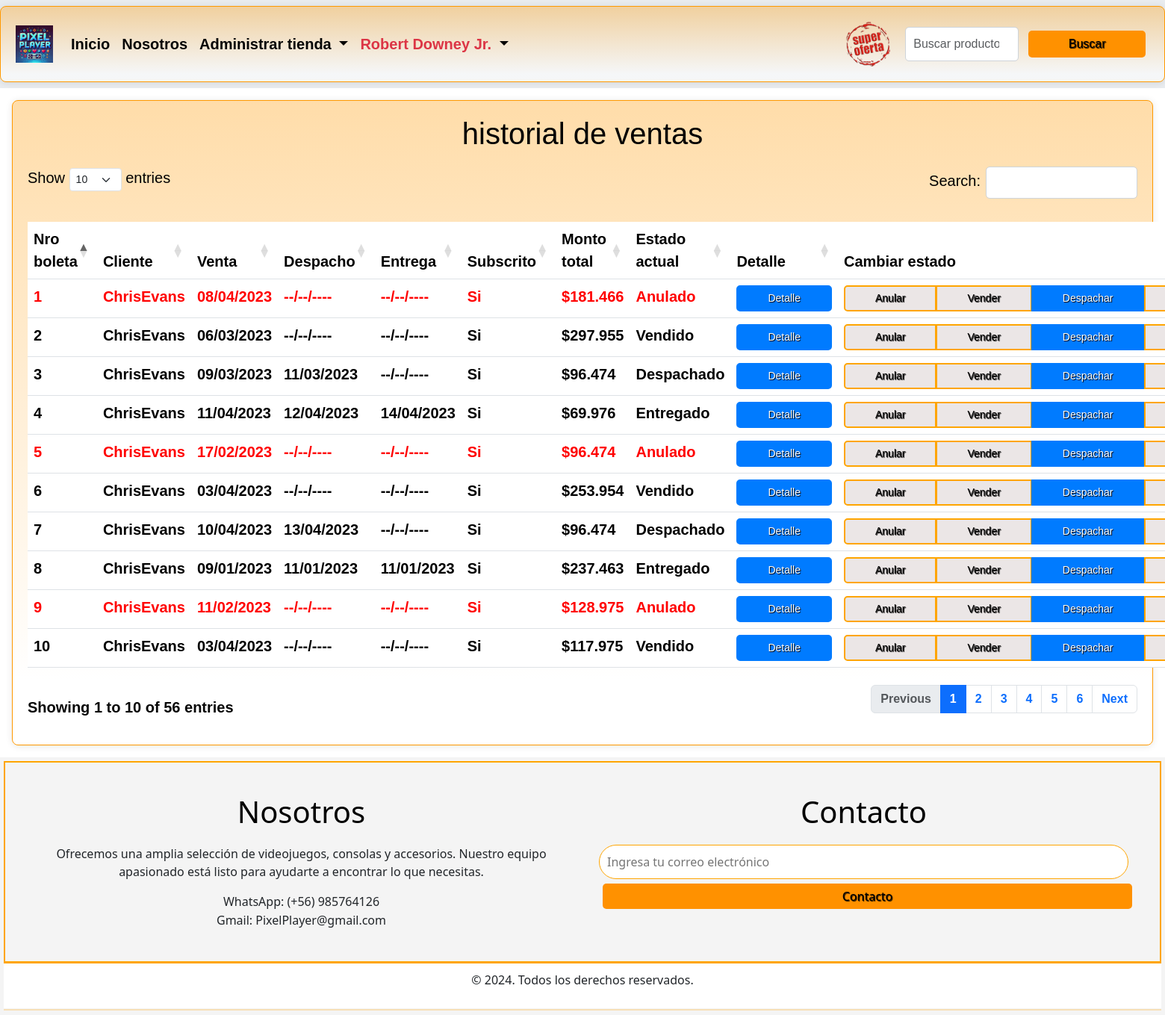
Screenshot of /ventas (signed in) with the database file from the repository.
### core/models.py (models this page shows, shortened)
class Boleta(models.Model):
    ESTADO_CHOICES = [
        ('Anulado', 'Anulado'),
        ('Vendido', 'Vendido'),
        ('Despachado', 'Despachado'),
        ('Entregado', 'Entregado'),
    ]
    nro_boleta = models.IntegerField(primary_key=True, blank=False, null=False, verbose_name='Nro boleta')
    cliente = models.ForeignKey(Perfil, on_delete=models.DO_NOTHING)
    monto_sin_iva = models.IntegerField(blank=False, null=False, verbose_name='Monto sin IVA')
    iva = models.IntegerField(blank=False, null=False, verbose_name='IVA')
    total_a_pagar = models.IntegerField(blank=False, null=False, verbose_name='Total a pagar')
    fecha_venta = models.DateField(blank=False, null=False, verbose_name='Fecha de venta')
    fecha_despacho = models.DateField(blank=True, null=True, verbose_name='Fecha de despacho')
    fecha_entrega = models.DateField(blank=True, null=True, verbose_name='Fecha de entrega')
    estado = models.CharField(choices=ESTADO_CHOICES, max_length=50, blank=False, null=False, verbose_name='Estado')
    class Meta:
        db_table = 'Boleta'
        verbose_name = "Boleta"
        verbose_name_plural = "Boletas"

### core/views.py (the view)
# urls.py: path('ventas', ventas, name='ventas'),
@user_passes_test(es_personal_autenticado_y_activo)
def ventas(request):
    boletas = Boleta.objects.all()
    historial = []
    for boleta in boletas:
        boleta_historial = {
            'nro_boleta': boleta.nro_boleta,
            'nom_cliente': f'{boleta.cliente.usuario.first_name}{boleta.cliente.usuario.last_name}',
            'fecha_venta': boleta.fecha_venta,
            'fecha_despacho': boleta.fecha_despacho,
            'fecha_entrega': boleta.fecha_entrega,
            'subscrito': 'Si' if boleta.cliente.subscrito else 'No',
            'total_a_pagar': boleta.total_a_pagar,
            'estado': boleta.estado,
        }
        historial.append(boleta_historial)
    context = {
        'historial': historial
    }
    return render(request, 'core/ventas.html', context)

### core/context_processors.py (called while the page is built, shortened)
def obtener_datos_usuario(request):
    first_name = ''
    last_name = ''
    if request.user.is_authenticated:
        usuario = User.objects.get(pk=request.user.pk)
        first_name = usuario.first_name
        last_name = usuario.last_name
    return first_name, last_name

def obtener_datos_carrito(request):
    cantidad_productos = 0
    mostrar_carrito = False
    if request.user.is_authenticated:
        usuario = User.objects.get(pk=request.user.pk)
        if request.user.perfil.tipo_usuario == 'Cliente':
            cantidad_productos = Carrito.objects.filter(cliente=request.user.perfil).count()
            mostrar_carrito = cantidad_productos > 0
    return mostrar_carrito, cantidad_productos

def get_and_clean_session_variable(request, name):
    value = ''
    if name in request.session:
        value = request.session.get(name)
        request.session[name] = ''
    return value

def obtener_mensajes(request):
    html_messages = ''
    tipo_mensajes = []
    lista_mensajes = list(messages.get_messages(request))
    html_form_errors = get_and_clean_session_variable(request, 'backend_html_form_errors')
    titulo = html_form_errors != '' or len(lista_mensajes) > 1
    mensajes = SafeString(html_messages + html_form_errors)
    tipo_mensaje = ''
    if html_form_errors != '' or 'error' in tipo_mensajes:
        tipo_mensaje = 'error'
    elif 'success' in tipo_mensajes:
        tipo_mensaje = 'success'
    elif 'info' in tipo_mensajes:
        tipo_mensaje = 'info'
    return mensajes, tipo_mensaje

def global_render(request):
    first_name, last_name = obtener_datos_usuario(request)
    mostrar_carrito, cantidad_productos = obtener_datos_carrito(request)
    mensajes, tipo_mensaje = obtener_mensajes(request)
    return {
        'mostrar_carrito': mostrar_carrito,
        'cantidad_productos': cantidad_productos,
        'first_name': first_name,
        'last_name': last_name,
        'backend_messages': mensajes,
        'backend_message_type': tipo_mensaje,
    }

### core/templatetags/custom_filters.py (called while the page is built)
@register.filter
def formatear_dinero(value):
    value = round(value)
    value = f'${value:,}'
    value = value.replace(',', '.')
    return value

@register.filter
def formatear_fecha(value):
    if value == None:
        value = '--/--/----'
    else:
        value = value.strftime("%d/%m/%Y")
    return f'{value}'

### core/views.py (called while the page is built)
def es_personal_autenticado_y_activo(user):
    return (user.is_staff or user.is_superuser) and user.is_authenticated and user.is_active

### core/templates/core/ventas.html
{% extends 'core/base.html' %}
{% load static %}
{% load custom_filters %}
{% block content %}
<div class="container-fluid">
    <h1>historial de ventas</h1>
    <table id="tabla-principal" class="table table-hover">
        <thead>
            <tr>
                <th> Nro boleta </th>
                <th> Cliente </th>
                <th> Venta </th>
                <th> Despacho </th>
                <th> Entrega </th>
                <th> Subscrito </th>
                <th> Monto total </th>
                <th> Estado actual </th>
                <th> Detalle </th>
                <th> Cambiar estado </th>
            </tr>
        </thead>
        <tbody>
            {% for boleta in historial %}
                {% if boleta.estado == 'Anulado' %}
                    <tr class="letra-boleta-anulada">
                {% else %}
                    <tr>
                {% endif %}
                    <td>{{ boleta.nro_boleta }}</td>
                    <td>{{ boleta.nom_cliente }} </td>
                    <td>{{ boleta.fecha_venta|formatear_fecha }}</td>
                    <td>{{ boleta.fecha_despacho|formatear_fecha }}</td>
                    <td>{{ boleta.fecha_entrega|formatear_fecha }}</td>
                    <td>{{ boleta.subscrito }}</td>
                    <td>{{ boleta.total_a_pagar|formatear_dinero }}</td>
                    <td>{{ boleta.estado }}</td>
                    <td>
                        <a href="{% url 'boleta' boleta.nro_boleta %}" class="btn btn-sm btn-primary">Detalle</a>
                    </td>
                    <td>
                        <span>
                            <div class="btn-group">
                                <a href="{% url 'cambiar_estado_boleta' boleta.nro_boleta 'Anulado' %}" class="btn btn-sm btn-danger">Anular</a>
                                <a href="{% url 'cambiar_estado_boleta' boleta.nro_boleta 'Vendido' %}" class="btn btn-sm btn-success">Vender</a>
                                <a href="{% url 'cambiar_estado_boleta' boleta.nro_boleta 'Despachado' %}" class="btn btn-sm btn-primary">Despachar</a>
                                <a href="{% url 'cambiar_estado_boleta' boleta.nro_boleta 'Entregado' %}" class="btn btn-sm btn-secondary">Entregar</a>
                            </div>
                        </span>
                    </td>
                </tr>
            {% endfor %}
        </tbody>
    </table>
</div>
{% endblock content %}

### core/templates/core/base.html (shortened to what this page needs)
{% load static %}
<!DOCTYPE html>
<html lang="es">
<head>
    <link type="text/css" rel="stylesheet" href="https://cdn.jsdelivr.net/npm/bootstrap@5.3.0/dist/css/bootstrap.min.css" />
    <link type="text/css" rel="stylesheet" href="https://cdn.datatables.net/1.13.4/css/dataTables.bootstrap5.min.css" />
    <link type="text/css" rel="stylesheet" href="https://cdnjs.cloudflare.com/ajax/libs/animate.css/4.1.1/animate.min.css" />
    <link type="text/css" rel="stylesheet" href="{% static 'core/css/base.css' %}">
    <link type="text/css" rel="stylesheet" href="{% static 'core/css/style.css' %}">
    <link type="text/css" rel="stylesheet" href="{% static 'core/css/page-layout.css' %}">
    <link href="https://cdn.jsdelivr.net/npm/bootstrap@5.3.3/dist/css/bootstrap.min.css" rel="stylesheet">
    <link rel="stylesheet" href="{% static 'core/css/style.css' %}">
    {% block stylesheet %}
    <link type="text/css" rel="stylesheet" href="{% static 'core/css/registrarme.css' %}">
    {% endblock stylesheet %}
</head>
<body>
  <nav class="navbar navbar-expand-lg bg-body-secondary pagelayout-1">
    <div class="container-fluid">
      <a class="navbar-brand" href="{% url 'inicio' %}">
        <img src="{% static 'core/img/logosup.webp' %}" class="logo-menu-superior" style="height: 50px;;" alt="">
      </a>
      <div class="collapse navbar-collapse" id="navbarSupportedContent">
        <ul class="navbar-nav me-auto mb-2 mb-lg-0">
          <li class="nav-item">
            <a class="nav-link active" aria-current="page" href="{% url 'inicio' %}"> Inicio </a>
          </li>
          <li class="nav-item">
            <a class="nav-link active" aria-current="page" href="{% url 'nosotros' %}"> Nosotros </a>
          </li>
          {% if user.is_authenticated and user.is_staff and user.is_active or user.is_authenticated and user.is_superuser and user.is_active %}
            <li class="nav-item dropdown">
              <a class="nav-link dropdown-toggle" href="#" role="button" data-bs-toggle="dropdown"
                  aria-expanded="false">
                Administrar tienda
              </a>
            </li>
          {% endif %}
          {% if user.is_authenticated %}
            <li class="nav-item dropdown">
              <a class="nav-link dropdown-toggle" href="#" role="button" data-bs-toggle="dropdown"
                  aria-expanded="false" href="{% url 'ingresar' %}">
                {% if user.is_superuser %}
                  <span class="text-danger fw-bold">
                {% elif user.is_staff %}
                  <span class="text-success fw-bold">
                {% else %}
                  <span>
                {% endif %}
                  {{ first_name }} {{ last_name }}
                </span>
              </a>
            </li>
          {% endif %}
        </ul>
        <a href="{% url 'premio' %}">
          <img src="{% static 'core/img/soferta.png' %}" style="height: 60px; margin-right: 20px;" alt="">
        </a>
        <form method="post" action="{% url 'inicio' %}" class="d-flex" role="search">
          <input class="form-control me-2" type="search" placeholder="Buscar productos"
              aria-label="Search" id="buscar" id="buscar" name="buscar">
          <button class="btn btn-outline-success" type="submit"> Buscar </button>
        </form>
      </nav>
  <div class="content m-3 pagelayout-2">
    {% block content %}
    {% endblock content %}
  </div>
  <footer class="container-footer" class="menu-inferior pagelayout-3">
      <div class="footer-content">
        <div class="footer-section about">
          <h1 class="logo-text">Nosotros</h1>
          <p>Ofrecemos una amplia selección de videojuegos, consolas y accesorios.
            Nuestro equipo apasionado está listo para ayudarte a encontrar lo que necesitas.</p>
          <div class="contact">
            <span>WhatsApp: (+56) 985764126</span>
            <span> Gmail: PixelPlayer@gmail.com</span>
          </div>
        </div>
        <div class="footer-section contact-form">
          <h1>Contacto</h1>
          <form action="#">
            <input type="email" name="email" class="text-input contact-input" placeholder="Ingresa tu correo electrónico">
            <button type="submit" class="btn btn-primary">Contacto</button>
          </form>
        </div>
      </div>
      <div class="footer-bottom">
        <p>&copy; 2024. Todos los derechos reservados.</p>
      </div>
    <hr>
  </footer>
</body>
</html>

### core/static/core/css/base.css (style rules this page uses)
.logo-menu-superior { height: 40px; }
.table-hover .letra-boleta-anulada td { color: red !important; font-weight: bold !important; }

### core/static/core/css/style.css (style rules this page uses)
body { height: 120vh; background: linear-gradient(to top, #ffffff8e 10%, rgba(255, 255, 255, 0.397) 100%) no-repeat; text-align: center; margin: 0; padding: 0; }
.container-fluid { border: 1px solid #ff9900; border-radius: 20px; padding: 200x; font-family:'Lucida Sans', 'Lucida Sans Regular', 'Lucida Grande', 'Lucida Sans Unicode', Geneva, Verdana, sans-serif; box-shadow: 0 4px 8px rgba(40, 51, 51, 0.411); font-weight: bold; font-size: 20px; color: #070707; text-shadow: 1px #000; }
.navbar .navbar-nav .nav-link { color: #050505; }
.container-footer { background-color: #f4f4f4; padding: 5px 5px; text-align: center; }
.footer-content { display: flex; justify-content: space-around; align-items: flex-start; padding: 20px; border: 2px solid orange; text-shadow: 1px 1px 1x #000; }
.footer-section { flex: 1; padding: 20px; border: 1px solid rgba(255, 255, 255, 0); margin: 1px; text-shadow: 1px #000; }
.contact span, .contact-form input { display: block; margin-bottom: 1px; }
.contact-form input { padding: 10px; width: 100%; border: 1px solid orange; border-radius: 200px; text-shadow: 1px #000; }
.btn { background:#ebe6e6; color: rgb(0, 0, 0); padding: 5px 40px; border: 2px solid orange; border-radius: 5px; cursor: pointer; text-decoration: none; width: 100%; text-shadow: 1px 1px 1px #000; }
.footer-bottom { background-color: #ffffff; padding: 10px; border-top: 1px solid orange; }
hr { border: 1px solid orange; width: 100%; margin: 1px auto; }

### core/static/core/css/registrarme.css (style rules this page uses)
.container-fluid { background: linear-gradient(to top, #ffffff8e 10%, rgba(255, 153, 1, 0.336) 100%) no-repeat; border-radius: 8px; padding: 20px; box-shadow: 0 1px 10px rgba(0, 0, 0, 0.1); text-align: left; }
h1 { text-align: center; color: #000000; margin-bottom: 20px; }
button { margin: 5px; background-color: #ff9100; color: #000000; border: none; padding: 5px 15px; border-radius: 5px; cursor: pointer; }
button[type="submit"], button[type="reset"], button[id="crear_usuario_prueba"], button[onclick] { background-color: #ff9100; color: #000000; border: none; padding: 5px 15px; border-radius: 5px; cursor: pointer; }
.form-control { border: 1px solid #ced4da; border-radius: 5px; padding: 10px; text-align: left; }
.btn-primary { color: #fff; background-color: #007bff; border-color: #007bff; }

### rows the page displays
Boleta: fecha_venta "08/04/2023", estado "Anulado"
Boleta: fecha_venta "06/03/2023", estado "Vendido"
Boleta: fecha_venta "09/03/2023", fecha_despacho "11/03/2023", estado "Despachado"
Boleta: fecha_venta "11/04/2023", fecha_despacho "12/04/2023", fecha_entrega "14/04/2023", estado "Entregado"
Boleta: fecha_venta "17/02/2023", estado "Anulado"
Boleta: fecha_venta "03/04/2023", estado "Vendido"
Boleta: fecha_venta "10/04/2023", fecha_despacho "13/04/2023", estado "Despachado"
Boleta: fecha_venta "09/01/2023", fecha_despacho "11/01/2023", fecha_entrega "11/01/2023", estado "Entregado"
Boleta: fecha_venta "11/02/2023", estado "Anulado"
Boleta: fecha_venta "03/04/2023", estado "Vendido"

### other values shown
{{ first_name }} "Robert"
{{ last_name }} "Downey Jr."
{{ boleta.nro_boleta }} "1" "2" "3" "4" "5" "6" "7" "8" "9" "10"
{{ boleta.nom_cliente }} "ChrisEvans" "ChrisEvans" "ChrisEvans" "ChrisEvans" "ChrisEvans" "ChrisEvans" "ChrisEvans" "ChrisEvans" "ChrisEvans" "ChrisEvans"
{{ boleta.fecha_despacho|formatear_fecha }} "--/--/----" "--/--/----" "--/--/----" "--/--/----" "--/--/----" "--/--/----"
{{ boleta.fecha_entrega|formatear_fecha }} "--/--/----" "--/--/----" "--/--/----" "--/--/----" "--/--/----" "--/--/----" "--/--/----" "--/--/----"
{{ boleta.subscrito }} "Si" "Si" "Si" "Si" "Si" "Si" "Si" "Si" "Si" "Si"
{{ boleta.total_a_pagar|formatear_dinero }} "$181.466" "$297.955" "$96.474" "$69.976" "$96.474" "$253.954" "$96.474" "$237.463" "$128.975" "$117.975"
